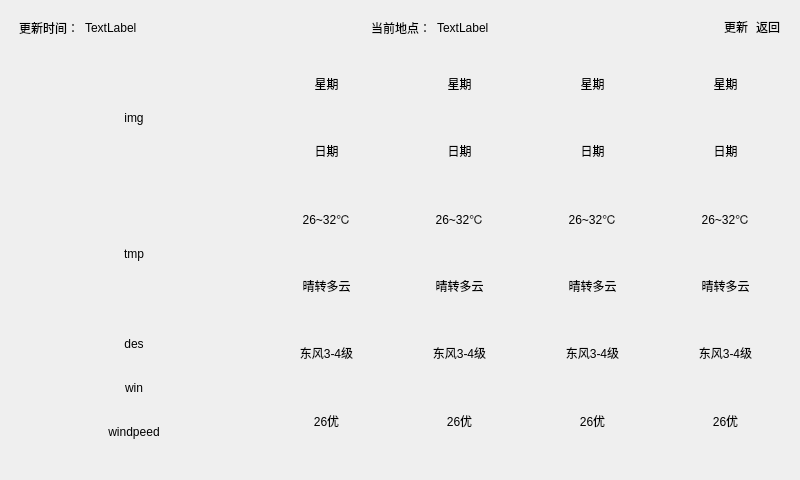
<?xml version="1.0" encoding="UTF-8"?>
<ui version="4.0">
 <class>Weather</class>
 <widget class="QMainWindow" name="Weather">
  <property name="geometry">
   <rect>
    <x>0</x>
    <y>0</y>
    <width>800</width>
    <height>480</height>
   </rect>
  </property>
  <property name="minimumSize">
   <size>
    <width>800</width>
    <height>480</height>
   </size>
  </property>
  <property name="font">
   <font>
    <strikeout>true</strikeout>
   </font>
  </property>
  <property name="windowTitle">
   <string>MainWindow</string>
  </property>
  <property name="autoFillBackground">
   <bool>false</bool>
  </property>
  <widget class="QWidget" name="centralwidget">
   <layout class="QGridLayout" name="gridLayout_7">
    <item row="0" column="0">
     <widget class="QGroupBox" name="groupBox_Total">
      <property name="minimumSize">
       <size>
        <width>700</width>
        <height>400</height>
       </size>
      </property>
      <property name="autoFillBackground">
       <bool>false</bool>
      </property>
      <property name="styleSheet">
       <string notr="true">border-top: none;</string>
      </property>
      <property name="title">
       <string/>
      </property>
      <layout class="QGridLayout" name="gridLayout_6">
       <item row="0" column="0" colspan="2">
        <layout class="QHBoxLayout" name="horizontalLayout_2">
         <item>
          <widget class="QLabel" name="label">
           <property name="font">
            <font>
             <strikeout>false</strikeout>
            </font>
           </property>
           <property name="text">
            <string>更新时间：</string>
           </property>
          </widget>
         </item>
         <item>
          <widget class="QLabel" name="label_Time">
           <property name="font">
            <font>
             <strikeout>false</strikeout>
            </font>
           </property>
           <property name="text">
            <string>TextLabel</string>
           </property>
          </widget>
         </item>
         <item>
          <spacer name="horizontalSpacer">
           <property name="orientation">
            <enum>Qt::Horizontal</enum>
           </property>
           <property name="sizeHint" stdset="0">
            <size>
             <width>40</width>
             <height>20</height>
            </size>
           </property>
          </spacer>
         </item>
         <item>
          <widget class="QLabel" name="label_3">
           <property name="font">
            <font>
             <strikeout>false</strikeout>
            </font>
           </property>
           <property name="text">
            <string>当前地点：</string>
           </property>
          </widget>
         </item>
         <item>
          <widget class="QLabel" name="label_location">
           <property name="font">
            <font>
             <strikeout>false</strikeout>
            </font>
           </property>
           <property name="text">
            <string>TextLabel</string>
           </property>
          </widget>
         </item>
         <item>
          <spacer name="horizontalSpacer_2">
           <property name="orientation">
            <enum>Qt::Horizontal</enum>
           </property>
           <property name="sizeHint" stdset="0">
            <size>
             <width>40</width>
             <height>20</height>
            </size>
           </property>
          </spacer>
         </item>
         <item>
          <widget class="QPushButton" name="pushButton">
           <property name="font">
            <font>
             <strikeout>false</strikeout>
            </font>
           </property>
           <property name="text">
            <string>更新</string>
           </property>
          </widget>
         </item>
         <item>
          <widget class="QPushButton" name="pushButton_2">
           <property name="font">
            <font>
             <strikeout>false</strikeout>
            </font>
           </property>
           <property name="text">
            <string>返回</string>
           </property>
          </widget>
         </item>
        </layout>
       </item>
       <item row="1" column="0">
        <widget class="QGroupBox" name="groupBox_5">
         <property name="minimumSize">
          <size>
           <width>230</width>
           <height>390</height>
          </size>
         </property>
         <property name="font">
          <font>
           <strikeout>false</strikeout>
          </font>
         </property>
         <property name="title">
          <string/>
         </property>
         <layout class="QGridLayout" name="gridLayout_5">
          <item row="0" column="0">
           <widget class="QLabel" name="label_now_img">
            <property name="minimumSize">
             <size>
              <width>0</width>
              <height>130</height>
             </size>
            </property>
            <property name="text">
             <string>img</string>
            </property>
            <property name="textFormat">
             <enum>Qt::AutoText</enum>
            </property>
            <property name="alignment">
             <set>Qt::AlignCenter</set>
            </property>
           </widget>
          </item>
          <item row="1" column="0">
           <widget class="QLabel" name="label_now_tmp">
            <property name="minimumSize">
             <size>
              <width>0</width>
              <height>130</height>
             </size>
            </property>
            <property name="text">
             <string>tmp</string>
            </property>
            <property name="textFormat">
             <enum>Qt::AutoText</enum>
            </property>
            <property name="alignment">
             <set>Qt::AlignCenter</set>
            </property>
           </widget>
          </item>
          <item row="2" column="0">
           <widget class="QLabel" name="label_now_des">
            <property name="text">
             <string>des</string>
            </property>
            <property name="textFormat">
             <enum>Qt::AutoText</enum>
            </property>
            <property name="alignment">
             <set>Qt::AlignCenter</set>
            </property>
           </widget>
          </item>
          <item row="3" column="0">
           <widget class="QLabel" name="label_now_win">
            <property name="text">
             <string>win</string>
            </property>
            <property name="textFormat">
             <enum>Qt::AutoText</enum>
            </property>
            <property name="alignment">
             <set>Qt::AlignCenter</set>
            </property>
           </widget>
          </item>
          <item row="4" column="0">
           <widget class="QLabel" name="label_now_winSpeed">
            <property name="text">
             <string>windpeed</string>
            </property>
            <property name="textFormat">
             <enum>Qt::AutoText</enum>
            </property>
            <property name="alignment">
             <set>Qt::AlignCenter</set>
            </property>
           </widget>
          </item>
         </layout>
        </widget>
       </item>
       <item row="1" column="1">
        <layout class="QHBoxLayout" name="horizontalLayout">
         <item>
          <widget class="Line" name="line_4">
           <property name="orientation">
            <enum>Qt::Vertical</enum>
           </property>
          </widget>
         </item>
         <item>
          <widget class="QGroupBox" name="groupBox">
           <property name="enabled">
            <bool>true</bool>
           </property>
           <property name="minimumSize">
            <size>
             <width>125</width>
             <height>390</height>
            </size>
           </property>
           <property name="font">
            <font>
             <strikeout>true</strikeout>
            </font>
           </property>
           <property name="title">
            <string/>
           </property>
           <property name="alignment">
            <set>Qt::AlignCenter</set>
           </property>
           <property name="flat">
            <bool>false</bool>
           </property>
           <property name="checkable">
            <bool>false</bool>
           </property>
           <layout class="QGridLayout" name="gridLayout">
            <item row="4" column="0">
             <widget class="QLabel" name="label_day1_win">
              <property name="font">
               <font>
                <strikeout>false</strikeout>
               </font>
              </property>
              <property name="text">
               <string>东风3-4级</string>
              </property>
              <property name="alignment">
               <set>Qt::AlignCenter</set>
              </property>
             </widget>
            </item>
            <item row="2" column="0">
             <widget class="QLabel" name="label_day1_tmp">
              <property name="font">
               <font>
                <strikeout>false</strikeout>
               </font>
              </property>
              <property name="text">
               <string>26~32℃</string>
              </property>
              <property name="alignment">
               <set>Qt::AlignCenter</set>
              </property>
             </widget>
            </item>
            <item row="5" column="0">
             <widget class="QLabel" name="label_day1_winSpeed">
              <property name="font">
               <font>
                <strikeout>false</strikeout>
               </font>
              </property>
              <property name="text">
               <string>26优</string>
              </property>
              <property name="alignment">
               <set>Qt::AlignCenter</set>
              </property>
             </widget>
            </item>
            <item row="3" column="0">
             <widget class="QLabel" name="label_day1_des">
              <property name="font">
               <font>
                <strikeout>false</strikeout>
               </font>
              </property>
              <property name="text">
               <string>晴转多云</string>
              </property>
              <property name="alignment">
               <set>Qt::AlignCenter</set>
              </property>
             </widget>
            </item>
            <item row="1" column="0">
             <widget class="QLabel" name="label_day1_data">
              <property name="font">
               <font>
                <strikeout>false</strikeout>
               </font>
              </property>
              <property name="text">
               <string>日期</string>
              </property>
              <property name="alignment">
               <set>Qt::AlignCenter</set>
              </property>
             </widget>
            </item>
            <item row="0" column="0">
             <widget class="QLabel" name="label_day1_week">
              <property name="font">
               <font>
                <strikeout>false</strikeout>
               </font>
              </property>
              <property name="text">
               <string>星期</string>
              </property>
              <property name="alignment">
               <set>Qt::AlignCenter</set>
              </property>
             </widget>
            </item>
           </layout>
          </widget>
         </item>
         <item>
          <widget class="Line" name="line">
           <property name="orientation">
            <enum>Qt::Vertical</enum>
           </property>
          </widget>
         </item>
         <item>
          <widget class="QGroupBox" name="groupBox_2">
           <property name="enabled">
            <bool>true</bool>
           </property>
           <property name="minimumSize">
            <size>
             <width>125</width>
             <height>390</height>
            </size>
           </property>
           <property name="font">
            <font>
             <strikeout>true</strikeout>
            </font>
           </property>
           <property name="title">
            <string/>
           </property>
           <property name="alignment">
            <set>Qt::AlignCenter</set>
           </property>
           <property name="flat">
            <bool>false</bool>
           </property>
           <property name="checkable">
            <bool>false</bool>
           </property>
           <layout class="QGridLayout" name="gridLayout_2">
            <item row="2" column="0">
             <widget class="QLabel" name="label_day2_tmp">
              <property name="font">
               <font>
                <strikeout>false</strikeout>
               </font>
              </property>
              <property name="text">
               <string>26~32℃</string>
              </property>
              <property name="alignment">
               <set>Qt::AlignCenter</set>
              </property>
             </widget>
            </item>
            <item row="4" column="0">
             <widget class="QLabel" name="label_day2_win">
              <property name="font">
               <font>
                <strikeout>false</strikeout>
               </font>
              </property>
              <property name="text">
               <string>东风3-4级</string>
              </property>
              <property name="alignment">
               <set>Qt::AlignCenter</set>
              </property>
             </widget>
            </item>
            <item row="3" column="0">
             <widget class="QLabel" name="label_day2_des">
              <property name="font">
               <font>
                <strikeout>false</strikeout>
               </font>
              </property>
              <property name="text">
               <string>晴转多云</string>
              </property>
              <property name="alignment">
               <set>Qt::AlignCenter</set>
              </property>
             </widget>
            </item>
            <item row="5" column="0">
             <widget class="QLabel" name="label_day2_winSpeed">
              <property name="font">
               <font>
                <strikeout>false</strikeout>
               </font>
              </property>
              <property name="text">
               <string>26优</string>
              </property>
              <property name="alignment">
               <set>Qt::AlignCenter</set>
              </property>
             </widget>
            </item>
            <item row="1" column="0">
             <widget class="QLabel" name="label_day2_data">
              <property name="font">
               <font>
                <strikeout>false</strikeout>
               </font>
              </property>
              <property name="text">
               <string>日期</string>
              </property>
              <property name="alignment">
               <set>Qt::AlignCenter</set>
              </property>
             </widget>
            </item>
            <item row="0" column="0">
             <widget class="QLabel" name="label_day2_week">
              <property name="font">
               <font>
                <strikeout>false</strikeout>
               </font>
              </property>
              <property name="text">
               <string>星期</string>
              </property>
              <property name="alignment">
               <set>Qt::AlignCenter</set>
              </property>
             </widget>
            </item>
           </layout>
          </widget>
         </item>
         <item>
          <widget class="Line" name="line_2">
           <property name="orientation">
            <enum>Qt::Vertical</enum>
           </property>
          </widget>
         </item>
         <item>
          <widget class="QGroupBox" name="groupBox_3">
           <property name="enabled">
            <bool>true</bool>
           </property>
           <property name="minimumSize">
            <size>
             <width>125</width>
             <height>390</height>
            </size>
           </property>
           <property name="font">
            <font>
             <strikeout>true</strikeout>
            </font>
           </property>
           <property name="title">
            <string/>
           </property>
           <property name="alignment">
            <set>Qt::AlignCenter</set>
           </property>
           <property name="flat">
            <bool>false</bool>
           </property>
           <property name="checkable">
            <bool>false</bool>
           </property>
           <layout class="QGridLayout" name="gridLayout_3">
            <item row="3" column="0">
             <widget class="QLabel" name="label_day3_des">
              <property name="font">
               <font>
                <strikeout>false</strikeout>
               </font>
              </property>
              <property name="text">
               <string>晴转多云</string>
              </property>
              <property name="alignment">
               <set>Qt::AlignCenter</set>
              </property>
             </widget>
            </item>
            <item row="4" column="0">
             <widget class="QLabel" name="label_day3_win">
              <property name="font">
               <font>
                <strikeout>false</strikeout>
               </font>
              </property>
              <property name="text">
               <string>东风3-4级</string>
              </property>
              <property name="alignment">
               <set>Qt::AlignCenter</set>
              </property>
             </widget>
            </item>
            <item row="0" column="0">
             <widget class="QLabel" name="label_day3_week">
              <property name="font">
               <font>
                <strikeout>false</strikeout>
               </font>
              </property>
              <property name="text">
               <string>星期</string>
              </property>
              <property name="alignment">
               <set>Qt::AlignCenter</set>
              </property>
             </widget>
            </item>
            <item row="5" column="0">
             <widget class="QLabel" name="label_day3_winSpeed">
              <property name="font">
               <font>
                <strikeout>false</strikeout>
               </font>
              </property>
              <property name="text">
               <string>26优</string>
              </property>
              <property name="alignment">
               <set>Qt::AlignCenter</set>
              </property>
             </widget>
            </item>
            <item row="1" column="0">
             <widget class="QLabel" name="label_day3_data">
              <property name="font">
               <font>
                <strikeout>false</strikeout>
               </font>
              </property>
              <property name="text">
               <string>日期</string>
              </property>
              <property name="alignment">
               <set>Qt::AlignCenter</set>
              </property>
             </widget>
            </item>
            <item row="2" column="0">
             <widget class="QLabel" name="label_day3_tmp">
              <property name="font">
               <font>
                <strikeout>false</strikeout>
               </font>
              </property>
              <property name="text">
               <string>26~32℃</string>
              </property>
              <property name="alignment">
               <set>Qt::AlignCenter</set>
              </property>
             </widget>
            </item>
           </layout>
          </widget>
         </item>
         <item>
          <widget class="Line" name="line_3">
           <property name="orientation">
            <enum>Qt::Vertical</enum>
           </property>
          </widget>
         </item>
         <item>
          <widget class="QGroupBox" name="groupBox_4">
           <property name="enabled">
            <bool>true</bool>
           </property>
           <property name="minimumSize">
            <size>
             <width>125</width>
             <height>390</height>
            </size>
           </property>
           <property name="font">
            <font>
             <strikeout>true</strikeout>
            </font>
           </property>
           <property name="title">
            <string/>
           </property>
           <property name="alignment">
            <set>Qt::AlignCenter</set>
           </property>
           <property name="flat">
            <bool>false</bool>
           </property>
           <property name="checkable">
            <bool>false</bool>
           </property>
           <layout class="QGridLayout" name="gridLayout_4">
            <item row="2" column="0">
             <widget class="QLabel" name="label_day4_tmp">
              <property name="font">
               <font>
                <strikeout>false</strikeout>
               </font>
              </property>
              <property name="text">
               <string>26~32℃</string>
              </property>
              <property name="alignment">
               <set>Qt::AlignCenter</set>
              </property>
             </widget>
            </item>
            <item row="3" column="0">
             <widget class="QLabel" name="label_day4_des">
              <property name="font">
               <font>
                <strikeout>false</strikeout>
               </font>
              </property>
              <property name="text">
               <string>晴转多云</string>
              </property>
              <property name="alignment">
               <set>Qt::AlignCenter</set>
              </property>
             </widget>
            </item>
            <item row="4" column="0">
             <widget class="QLabel" name="label_day4_win">
              <property name="font">
               <font>
                <strikeout>false</strikeout>
               </font>
              </property>
              <property name="text">
               <string>东风3-4级</string>
              </property>
              <property name="alignment">
               <set>Qt::AlignCenter</set>
              </property>
             </widget>
            </item>
            <item row="5" column="0">
             <widget class="QLabel" name="label_day4_winSpeed">
              <property name="font">
               <font>
                <strikeout>false</strikeout>
               </font>
              </property>
              <property name="text">
               <string>26优</string>
              </property>
              <property name="alignment">
               <set>Qt::AlignCenter</set>
              </property>
             </widget>
            </item>
            <item row="0" column="0">
             <widget class="QLabel" name="label_day4_week">
              <property name="font">
               <font>
                <strikeout>false</strikeout>
               </font>
              </property>
              <property name="text">
               <string>星期</string>
              </property>
              <property name="alignment">
               <set>Qt::AlignCenter</set>
              </property>
             </widget>
            </item>
            <item row="1" column="0">
             <widget class="QLabel" name="label_day4_data">
              <property name="font">
               <font>
                <strikeout>false</strikeout>
               </font>
              </property>
              <property name="text">
               <string>日期</string>
              </property>
              <property name="alignment">
               <set>Qt::AlignCenter</set>
              </property>
             </widget>
            </item>
           </layout>
          </widget>
         </item>
        </layout>
       </item>
      </layout>
     </widget>
    </item>
   </layout>
  </widget>
 </widget>
 <resources/>
 <connections/>
</ui>
